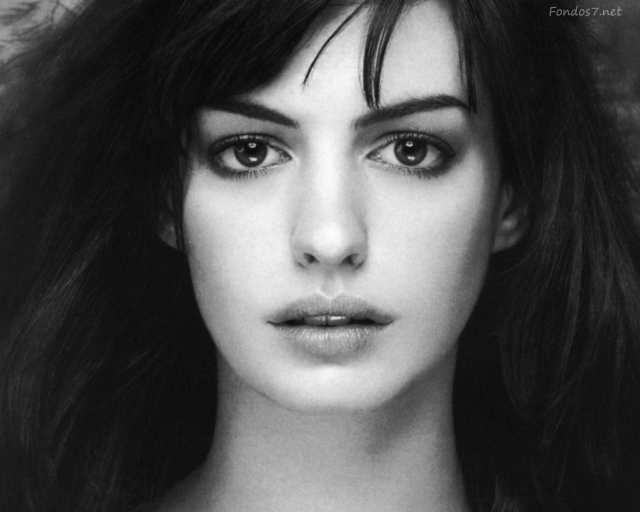
//> input picture 7.jpg, 1280 x 1024 px, given in place of Salman-Khan.jpg, which was not available (shown at 1/2 size)
$ ./eye_dedect_face   (built with g++ and OpenCV 4)
//> lines starting //> are read from the running program, lines starting //| are printed output that depends on the picture; after the words box and inside, x2 and y2 are one past the last pixel; in counts of white or black regions, pixels touching at a corner belong together; pictures that were not available may be replaced by others from this repository, and a replacement may not be noted
#include "opencv2/objdetect/objdetect.hpp"
 #include "opencv2/highgui/highgui.hpp"
 #include "opencv2/imgproc/imgproc.hpp"

 #include <iostream>
 #include <stdio.h>

 using namespace std;
 using namespace cv;

 /** Function Headers */
 void detectAndDisplay( Mat frame );

 /** Global variables */
 String face_cascade_name = "haarcascade_frontalface_alt.xml";
 String eyes_cascade_name = "haarcascade_eye_tree_eyeglasses.xml";
 CascadeClassifier face_cascade;
 CascadeClassifier eyes_cascade;
 string window_name = "Capture - Face detection";
 RNG rng(12345);

 /** @function main */
 int main( int argc, const char** argv )
 {
   CvCapture* capture;
   Mat frame;

   //-- 1. Load the cascades
   if( !face_cascade.load( face_cascade_name ) ){ printf("--(!)Error loading\n"); return -1; };
   if( !eyes_cascade.load( eyes_cascade_name ) ){ printf("--(!)Error loading\n"); return -1; };

   //-- 2. Read the video stream
   capture = cvCaptureFromCAM( -1 );
   // [16 lines of commented-out code are left out]
    frame = cvLoadImageM( "Salman-Khan.jpg");
//> frame is the input picture: 1024 rows x 1280 cols, CV_8UC3; min 5, max 253, mean 77.7
    detectAndDisplay( frame );

   return 0;
 }

/** @function detectAndDisplay */
void detectAndDisplay( Mat frame )
{
  std::vector<Rect> faces;
  Mat frame_gray;

  cvtColor( frame, frame_gray, CV_BGR2GRAY );
  equalizeHist( frame_gray, frame_gray );
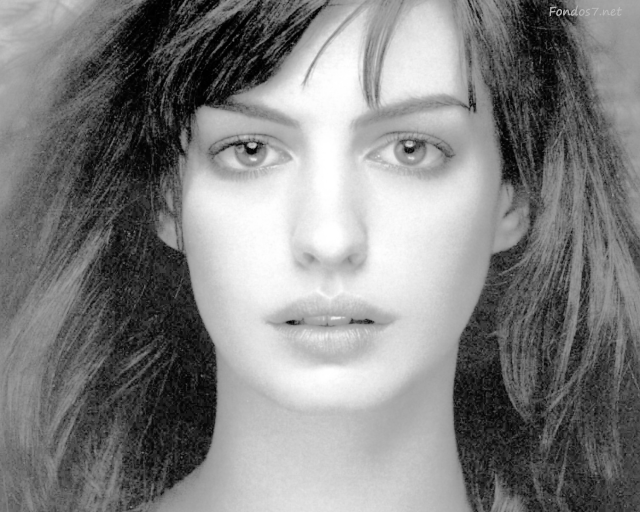
//> frame_gray: 1024 rows x 1280 cols, CV_8UC1 (shown at 1/2 size); min 0, max 255, mean 129.7

  //-- Detect faces
  face_cascade.detectMultiScale( frame_gray, faces, 1.1, 2, 0|CV_HAAR_SCALE_IMAGE, Size(30, 30) );
//> faces = 1 Rect (x, y, width, height): [295, 46, 731, 731]

  for( int i = 0; i < faces.size(); i++ )
  {
    Point center( faces[i].x + faces[i].width*0.5, faces[i].y + faces[i].height*0.5 );
    ellipse( frame, center, Size( faces[i].width*0.5, faces[i].height*0.5), 0, 0, 360, Scalar( 255, 0, 255 ), 4, 8, 0 );

    Mat faceROI = frame_gray( faces[i] );
    std::vector<Rect> eyes;

    //-- In each face, detect eyes
    eyes_cascade.detectMultiScale( faceROI, eyes, 1.1, 2, 0 |CV_HAAR_SCALE_IMAGE, Size(30, 30) );

    for( int j = 0; j < eyes.size(); j++ )
     {
       Point center( faces[i].x + eyes[j].x + eyes[j].width*0.5, faces[i].y + eyes[j].y + eyes[j].height*0.5 );
       int radius = cvRound( (eyes[j].width + eyes[j].height)*0.25 );
       circle( frame, center, radius, Scalar( 255, 0, 0 ), 4, 8, 0 );
     }
  }
//> this loop made 1 pass
//> center on pass 1: Point(660, 411)
//> pass 1, in detectAndDisplay, `Mat faceROI = frame_gray( faces[i] );`:
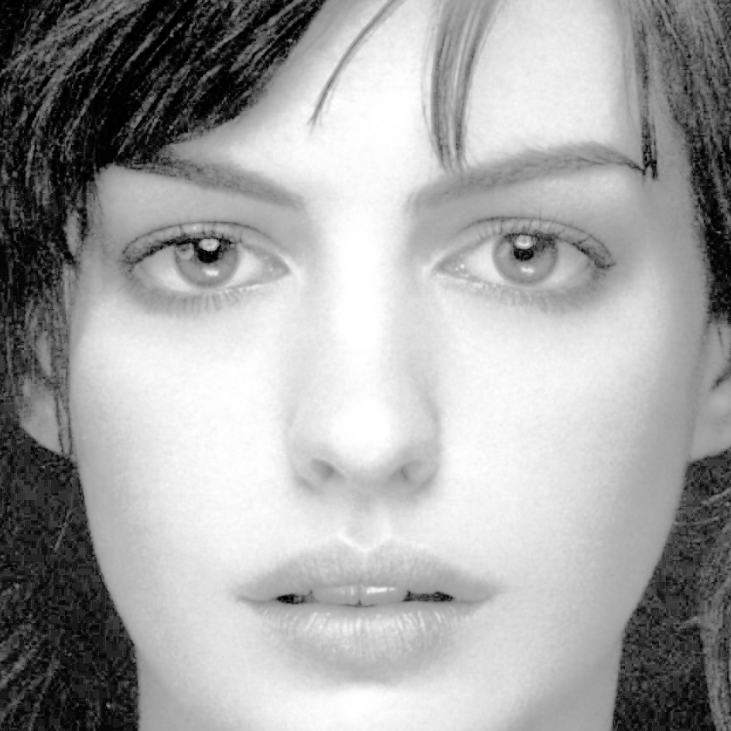
//> faceROI: 731 rows x 731 cols, CV_8UC1; min 0, max 255, mean 164.9
//> after the loop:
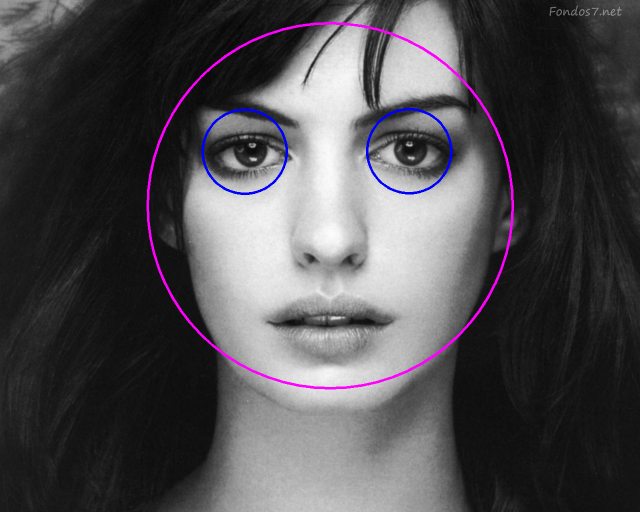
//> frame: 1024 rows x 1280 cols, CV_8UC3 (shown at 1/2 size); 1.27% of pixels changed, all inside (x1, y1, x2, y2) = (293, 44, 1028, 779)
  //-- Show what you got
  imshow( window_name, frame );
  waitKey();
 }
